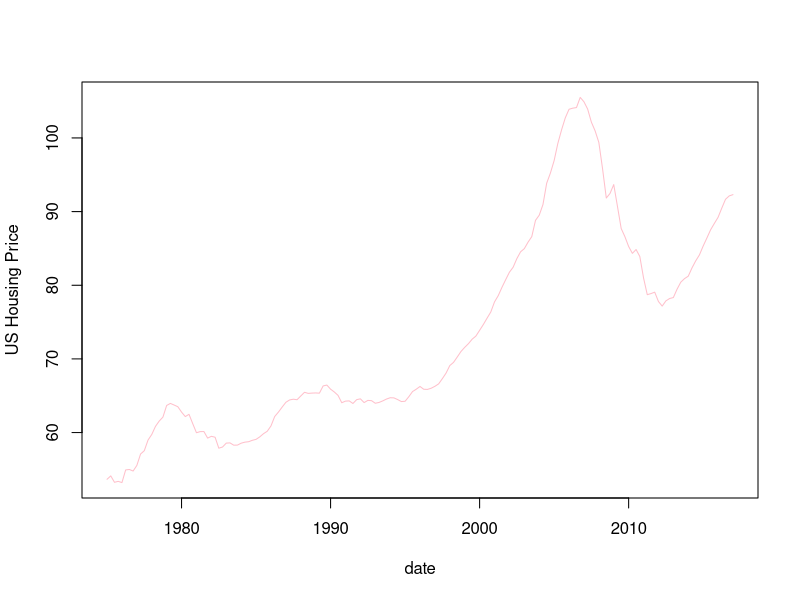

Recreate this plot in R.
## ---- chunk 1
suppressMessages(library(dplyr))
suppressMessages(library(zoo))
suppressMessages(library(tidyverse))
suppressMessages(library(readr))
## ---- chunk 2
ri_df <- read_csv("rhpi.csv")
#I know it should be "read.csv",but it will be a "X" before each year ,so I change it into "read_csv"
head(ri_df)
## ---- chunk 3
colnames(ri_df)[1] <- "Country"
head(ri_df)
## ---- chunk 4
 ri_df_longer <- pivot_longer (ri_df, cols = colnames(ri_df)[2:length(colnames(ri_df))], names_to = "Year", values_to = "Price")

 ri_df_longer <- ri_df_longer %>% 
   separate(Year,c("Year","Quarter"))
 
 head(ri_df_longer)

## ---- chunk 5

ri_df_longer$date <- paste(ri_df_longer$Year,ri_df_longer$Quarter,sep = "")%>%
  as.yearqtr()

US_ri_df <- ri_df_longer %>%
filter(Country=="US")
# choose up the rows about US

US_ri_df %>% 
select (date,Price)%>%
# sth like use the "Year" col and "Price" to create a new df
plot( ylab= "US Housing Price",col= "Pink",type='l')
#then draw the plot
## ---- chunk 6

US_ri_df %>%
  filter(Year%in% c("2000","2006"), Quarter == "Q4") %>%
  mutate("increase(%)" = (Price/lag(Price)-1)*100)

## ---- chunk 7

last_5year_average <- function(X){ 
  ri_df_longer %>%
  group_by(Country)%>%
  slice_tail(n=20)%>% #select the exactly the last 5 years
    filter(Country==X) %>%  # for inputting different country names
    summarise(last_5year_average=mean(Price))
}

last_5year_average("US")
last_5year_average("Australia")
last_5year_average("Canada")
## ---- chunk 8
ri_df_longer$date <- as.Date(ri_df_longer$date)

#asending
ri_df_longer %>%
  arrange(ri_df_longer$date)%>%
  head(n=10)

ri_df_longer %>%
  arrange(ri_df_longer$date)%>%
  tail(n=10)

#descending
ri_df_longer %>%
  arrange(desc(ri_df_longer$date))%>%
  head(n=10)

ri_df_longer %>%
  arrange(desc(ri_df_longer$date))%>%
  tail(n=10)
## ---- chunk 9
#sort by country,and then quater
ypc_ri_df_longer <- ri_df_longer %>%
  group_by(Country, Quarter) %>%
  mutate(ypc_percentage = (Price/lag(Price)-1)*100)

#printout the earlist 10 rows of target country
earliest_country <- function(Y){
  ypc_ri_df_longer %>%
  filter(Country==Y)%>%
  head(10)
}

earliest_country("France")
earliest_country("UK")
earliest_country("US")
## ---- chunk 10

# get the "ypc_mean" "demeaned_ypc" change over the sample period
ypc_ri_df_longer_demeaned <- ypc_ri_df_longer %>% 
  group_by(Country) %>%
  mutate(ypc_mean = mean(ypc_percentage,na.rm = TRUE)) %>%
  mutate(demeaned_ypc = ypc_percentage - ypc_mean)


#use a function to got the earliest 10 rows of each country in "ypc_ri_df_longer_demeaned" 
earliest_demeaned <- function(Z){
  ypc_ri_df_longer_demeaned %>%
  filter(Country==Z)%>%
  head(10)
}

#in put the target countries
earliest_demeaned("France")
earliest_demeaned("UK")
earliest_demeaned("US")


